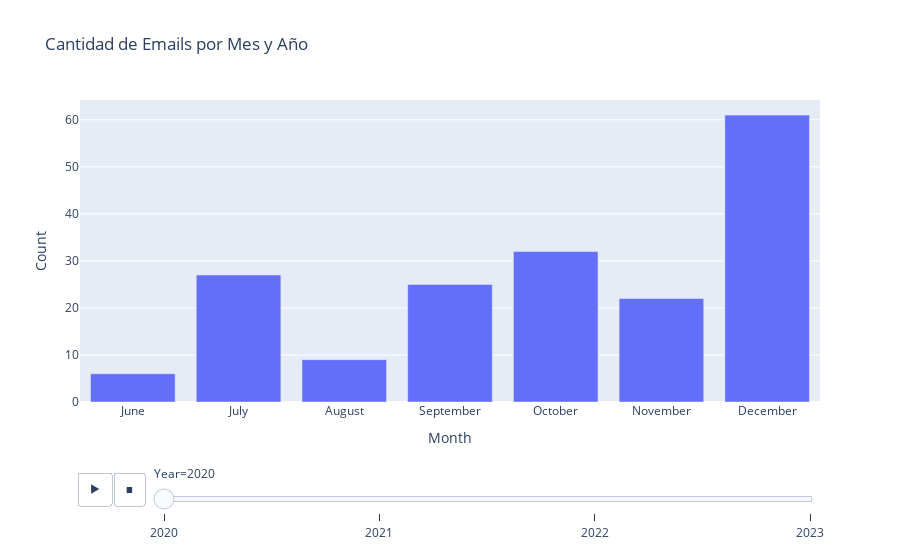

The cell this chart's notebook holds for it:
### Code cell
# Contar la cantidad de registros por mes y año
monthly_counts = df.groupby(['Year', 'Month']).size().reset_index(name='Count')

# Mapear el número del mes al nombre del mes
monthly_counts['Month'] = monthly_counts['Month'].apply(lambda x: pd.to_datetime(str(x), format='%m').strftime('%B'))

# Crear la gráfica usando Plotly Express
fig = px.bar(monthly_counts, x='Month', y='Count', animation_frame='Year',
             title='Cantidad de Emails por Mes y Año')
fig.show()

### Figure 1 — Plotly figure (JSON) as saved in the notebook; plotly's stock layout.template omitted (floating-point values rounded to 4 significant figures)
{"data": [{"alignmentgroup": "True", "hovertemplate": "Year=2020<br>Month=%{x}<br>Count=%{y}<extra></extra>", "legendgroup": "", "marker": {"color": "#636efa", "pattern": {"shape": ""}}, "name": "", "offsetgroup": "", "orientation": "v", "showlegend": false, "textposition": "auto", "type": "bar", "x": ["June", "July", "August", "September", "October", "November", "December"], "xaxis": "x", "y": [6, 27, 9, 25, 32, 22, 61], "yaxis": "y"}], "layout": {"barmode": "relative", "legend": {"tracegroupgap": 0}, "sliders": [{"active": 0, "currentvalue": {"prefix": "Year="}, "len": 0.9, "pad": {"b": 10, "t": 60}, "steps": [{"args": [["2020"], {"frame": {"duration": 0, "redraw": true}, "fromcurrent": true, "mode": "immediate", "transition": {"duration": 0, "easing": "linear"}}], "label": "2020", "method": "animate"}, {"args": [["2021"], {"frame": {"duration": 0, "redraw": true}, "fromcurrent": true, "mode": "immediate", "transition": {"duration": 0, "easing": "linear"}}], "label": "2021", "method": "animate"}, {"args": [["2022"], {"frame": {"duration": 0, "redraw": true}, "fromcurrent": true, "mode": "immediate", "transition": {"duration": 0, "easing": "linear"}}], "label": "2022", "method": "animate"}, {"args": [["2023"], {"frame": {"duration": 0, "redraw": true}, "fromcurrent": true, "mode": "immediate", "transition": {"duration": 0, "easing": "linear"}}], "label": "2023", "method": "animate"}], "x": 0.1, "xanchor": "left", "y": 0, "yanchor": "top"}], "title": {"text": "Cantidad de Emails por Mes y Año"}, "updatemenus": [{"buttons": [{"args": [null, {"frame": {"duration": 500, "redraw": true}, "fromcurrent": true, "mode": "immediate", "transition": {"duration": 500, "easing": "linear"}}], "label": "&#9654;", "method": "animate"}, {"args": [[null], {"frame": {"duration": 0, "redraw": true}, "fromcurrent": true, "mode": "immediate", "transition": {"duration": 0, "easing": "linear"}}], "label": "&#9724;", "method": "animate"}], "direction": "left", "pad": {"r": 10, "t": 70}, "showactive": false, "type": "buttons", "x": 0.1, "xanchor": "right", "y": 0, "yanchor": "top"}], "xaxis": {"anchor": "y", "domain": [0, 1], "title": {"text": "Month"}}, "yaxis": {"anchor": "x", "domain": [0, 1], "title": {"text": "Count"}}}}
